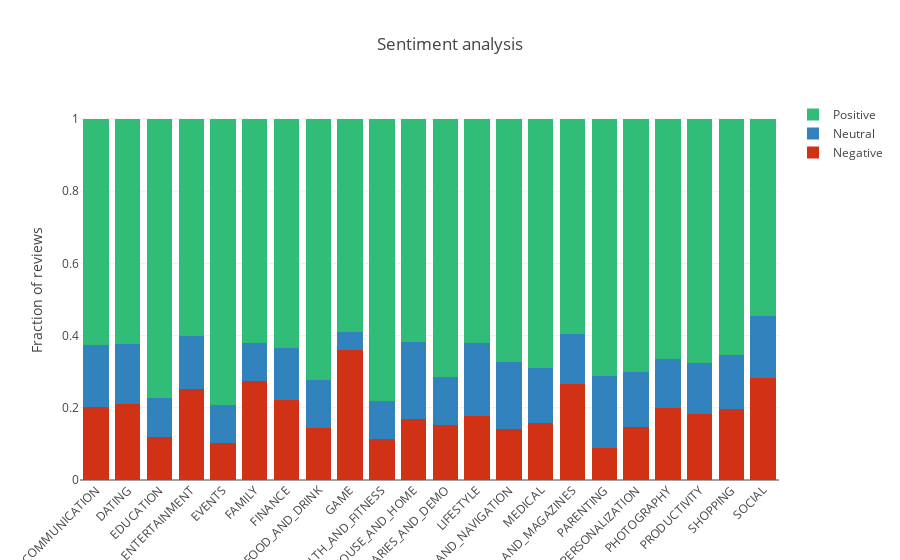

The notebook cell saved with this chart:
### Code cell
reviews_df = pd.read_csv('googleplaystore_user_reviews.csv')

merged_df = pd.merge(df, reviews_df, on = "App", how = "inner")
merged_df = merged_df.dropna(subset=['Sentiment', 'Translated_Review'])

grouped_sentiment_category_count = merged_df.groupby(['Category', 'Sentiment']).agg({'App': 'count'}).reset_index()
grouped_sentiment_category_sum = merged_df.groupby(['Category']).agg({'Sentiment': 'count'}).reset_index()

new_df = pd.merge(grouped_sentiment_category_count, grouped_sentiment_category_sum, on=["Category"])
#print(new_df)
new_df['Sentiment_Normalized'] = new_df.App/new_df.Sentiment_y
new_df = new_df.groupby('Category').filter(lambda x: len(x) ==3)
# new_df = new_df[new_df.Category.isin(['HEALTH_AND_FITNESS', 'GAME', 'FAMILY', 'EDUCATION', 'COMMUNICATION', 
#                                      'ENTERTAINMENT', 'TOOLS', 'SOCIAL', 'TRAVEL_AND_LOCAL'])]
new_df

trace1 = go.Bar(
    x=list(new_df.Category[::3])[6:-5],
    y= new_df.Sentiment_Normalized[::3][6:-5],
    name='Negative',
    marker=dict(color = 'rgb(209,49,20)')
)

trace2 = go.Bar(
    x=list(new_df.Category[::3])[6:-5],
    y= new_df.Sentiment_Normalized[1::3][6:-5],
    name='Neutral',
    marker=dict(color = 'rgb(49,130,189)')
)

trace3 = go.Bar(
    x=list(new_df.Category[::3])[6:-5],
    y= new_df.Sentiment_Normalized[2::3][6:-5],
    name='Positive',
    marker=dict(color = 'rgb(49,189,120)')
)

data = [trace1, trace2, trace3]
layout = go.Layout(
    title = 'Sentiment analysis',
    barmode='stack',
    xaxis = {'tickangle': -45},
    yaxis = {'title': 'Fraction of reviews'}
)

fig = go.Figure(data=data, layout=layout)

plotly.offline.iplot({'data': data, 'layout': layout})

### Figure 1 — Plotly figure (JSON) as saved in the notebook; plotly's stock layout.template omitted (floating-point values rounded to 4 significant figures)
{"data": [{"marker": {"color": "rgb(209,49,20)"}, "name": "Negative", "type": "bar", "uid": "1aa6596a-2649-48b8-b52d-cd7da3b5c160", "x": ["COMMUNICATION", "DATING", "EDUCATION", "ENTERTAINMENT", "EVENTS", "FAMILY", "FINANCE", "FOOD_AND_DRINK", "GAME", "HEALTH_AND_FITNESS", "HOUSE_AND_HOME", "LIBRARIES_AND_DEMO", "LIFESTYLE", "MAPS_AND_NAVIGATION", "MEDICAL", "NEWS_AND_MAGAZINES", "PARENTING", "PERSONALIZATION", "PHOTOGRAPHY", "PRODUCTIVITY", "SHOPPING", "SOCIAL"], "y": [0.2021, 0.2105, 0.1204, 0.2524, 0.1013, 0.2748, 0.223, 0.1442, 0.3606, 0.1143, 0.1703, 0.1532, 0.1771, 0.1406, 0.1593, 0.2654, 0.08846, 0.1456, 0.1998, 0.1839, 0.1971, 0.2821]}, {"marker": {"color": "rgb(49,130,189)"}, "name": "Neutral", "type": "bar", "uid": "f7e09895-fdf8-42da-9865-a0893e8db36e", "x": ["COMMUNICATION", "DATING", "EDUCATION", "ENTERTAINMENT", "EVENTS", "FAMILY", "FINANCE", "FOOD_AND_DRINK", "GAME", "HEALTH_AND_FITNESS", "HOUSE_AND_HOME", "LIBRARIES_AND_DEMO", "LIFESTYLE", "MAPS_AND_NAVIGATION", "MEDICAL", "NEWS_AND_MAGAZINES", "PARENTING", "PERSONALIZATION", "PHOTOGRAPHY", "PRODUCTIVITY", "SHOPPING", "SOCIAL"], "y": [0.1719, 0.1668, 0.1063, 0.1464, 0.1076, 0.1035, 0.1422, 0.1317, 0.05001, 0.1058, 0.2133, 0.1321, 0.2013, 0.1875, 0.15, 0.1394, 0.2, 0.1545, 0.1361, 0.1394, 0.1492, 0.1727]}, {"marker": {"color": "rgb(49,189,120)"}, "name": "Positive", "type": "bar", "uid": "fd46d808-c545-4922-80ca-9592f62cdecf", "x": ["COMMUNICATION", "DATING", "EDUCATION", "ENTERTAINMENT", "EVENTS", "FAMILY", "FINANCE", "FOOD_AND_DRINK", "GAME", "HEALTH_AND_FITNESS", "HOUSE_AND_HOME", "LIBRARIES_AND_DEMO", "LIFESTYLE", "MAPS_AND_NAVIGATION", "MEDICAL", "NEWS_AND_MAGAZINES", "PARENTING", "PERSONALIZATION", "PHOTOGRAPHY", "PRODUCTIVITY", "SHOPPING", "SOCIAL"], "y": [0.626, 0.6227, 0.7733, 0.6013, 0.7911, 0.6217, 0.6348, 0.7241, 0.5894, 0.7799, 0.6164, 0.7147, 0.6216, 0.6719, 0.6907, 0.5952, 0.7115, 0.6999, 0.6641, 0.6767, 0.6537, 0.5452]}], "layout": {"barmode": "stack", "title": {"text": "Sentiment analysis"}, "xaxis": {"tickangle": -45}, "yaxis": {"title": {"text": "Fraction of reviews"}}}}
